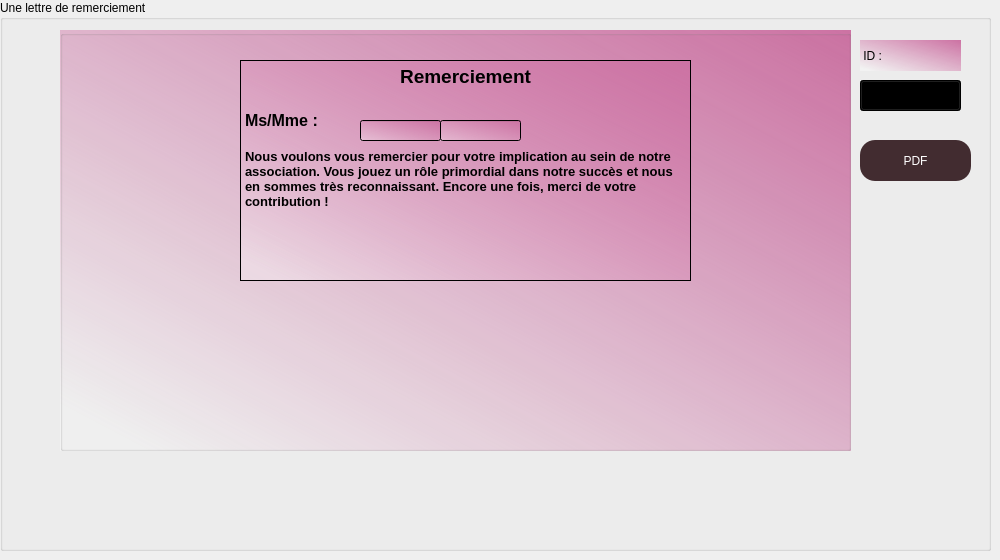
      <widget class="QWidget" name="lettre">
       <attribute name="title">
        <string>PDF</string>
       </attribute>
       <widget class="QLabel" name="label_15">
        <property name="geometry">
         <rect>
          <x>0</x>
          <y>0</y>
          <width>991</width>
          <height>551</height>
         </rect>
        </property>
        <property name="minimumSize">
         <size>
          <width>991</width>
          <height>551</height>
         </size>
        </property>
        <property name="text">
         <string/>
        </property>
        <property name="pixmap">
         <pixmap>../other(img)/Teal And Brown Illustrated World Charity Day Poster.png</pixmap>
        </property>
       </widget>
       <widget class="QGroupBox" name="groupBox_8">
        <property name="geometry">
         <rect>
          <x>0</x>
          <y>0</y>
          <width>991</width>
          <height>551</height>
         </rect>
        </property>
        <property name="minimumSize">
         <size>
          <width>991</width>
          <height>551</height>
         </size>
        </property>
        <property name="styleSheet">
         <string notr="true">font: 12pt &quot;Times New Roman&quot;;</string>
        </property>
        <property name="title">
         <string>Une lettre de remerciement</string>
        </property>
        <widget class="QPushButton" name="pushButton_13">
         <property name="geometry">
          <rect>
           <x>860</x>
           <y>140</y>
           <width>111</width>
           <height>41</height>
          </rect>
         </property>
         <property name="styleSheet">
          <string notr="true">#pushButton_13
{
font: 12pt &quot;Times New Roman&quot;;
background:#422c30;
color:white;
border-radius:15px;
}
#pushButton_13::hover
{
font: 12pt &quot;Times New Roman&quot;;
background:brown;
color:white;
border-radius:15px;
}</string>
         </property>
         <property name="text">
          <string>PDF</string>
         </property>
        </widget>
        <widget class="QComboBox" name="comboBox_4">
         <property name="geometry">
          <rect>
           <x>860</x>
           <y>80</y>
           <width>101</width>
           <height>31</height>
          </rect>
         </property>
         <property name="styleSheet">
          <string notr="true"> *{ background:qlineargradient(spread:pad, x1:0.058, y1:0.948864, x2:1, y2:0, stop:0 rgba(255, 255, 255, 74), stop:1 rgba(204, 114, 163, 255));
font: 12pt &quot;Times New Roman&quot;;}
</string>
         </property>
        </widget>
        <widget class="QLabel" name="label_27">
         <property name="geometry">
          <rect>
           <x>860</x>
           <y>40</y>
           <width>101</width>
           <height>31</height>
          </rect>
         </property>
         <property name="minimumSize">
          <size>
           <width>101</width>
           <height>31</height>
          </size>
         </property>
         <property name="layoutDirection">
          <enum>Qt::LeftToRight</enum>
         </property>
         <property name="styleSheet">
          <string notr="true"> *{ background:qlineargradient(spread:pad, x1:0.058, y1:0.948864, x2:1, y2:0, stop:0 rgba(255, 255, 255, 74), stop:1 rgba(204, 114, 163, 255)); 
	font: 12pt &quot;Times New Roman&quot;;
}</string>
         </property>
         <property name="text">
          <string> ID :</string>
         </property>
        </widget>
        <widget class="QGroupBox" name="groupBox_4">
         <property name="geometry">
          <rect>
           <x>60</x>
           <y>30</y>
           <width>791</width>
           <height>421</height>
          </rect>
         </property>
         <property name="styleSheet">
          <string notr="true"> *{ background:qlineargradient(spread:pad, x1:0.058, y1:0.948864, x2:1, y2:0, stop:0 rgba(255, 255, 255, 74), stop:1 rgba(204, 114, 163, 255));
font: 12pt &quot;Times New Roman&quot;;}</string>
         </property>
         <property name="title">
          <string/>
         </property>
         <widget class="QTextEdit" name="textEdit">
          <property name="geometry">
           <rect>
            <x>180</x>
            <y>30</y>
            <width>451</width>
            <height>221</height>
           </rect>
          </property>
          <property name="styleSheet">
           <string notr="true"> 
 *{ background:qlineargradient(spread:pad, x1:0.058, y1:0.948864, x2:1, y2:0, stop:0 rgba(255, 255, 255, 74), stop:1 rgba(204, 114, 163, 255));
font: 12pt &quot;Times New Roman&quot;;}
</string>
          </property>
          <property name="html">
           <string>&lt;!DOCTYPE HTML PUBLIC &quot;-//W3C//DTD HTML 4.0//EN&quot; &quot;http://www.w3.org/TR/REC-html40/strict.dtd&quot;&gt;
&lt;html&gt;&lt;head&gt;&lt;meta name=&quot;qrichtext&quot; content=&quot;1&quot; /&gt;&lt;style type=&quot;text/css&quot;&gt;
p, li { white-space: pre-wrap; }
&lt;/style&gt;&lt;/head&gt;&lt;body style=&quot; font-family:'Times New Roman'; font-size:12pt; font-weight:400; font-style:normal;&quot;&gt;
&lt;p align=&quot;center&quot; style=&quot; margin-top:0px; margin-bottom:0px; margin-left:0px; margin-right:0px; -qt-block-indent:0; text-indent:0px;&quot;&gt;&lt;span style=&quot; font-family:'MS Shell Dlg 2'; font-size:14pt; font-weight:600;&quot;&gt;Remerciement&lt;/span&gt;&lt;/p&gt;
&lt;p align=&quot;center&quot; style=&quot;-qt-paragraph-type:empty; margin-top:0px; margin-bottom:0px; margin-left:0px; margin-right:0px; -qt-block-indent:0; text-indent:0px; font-family:'MS Shell Dlg 2'; font-size:14pt; font-weight:600;&quot;&gt;&lt;br /&gt;&lt;/p&gt;
&lt;p style=&quot; margin-top:0px; margin-bottom:0px; margin-left:0px; margin-right:0px; -qt-block-indent:0; text-indent:0px;&quot;&gt;&lt;span style=&quot; font-weight:600;&quot;&gt;Ms/Mme : &lt;/span&gt;&lt;/p&gt;
&lt;p style=&quot;-qt-paragraph-type:empty; margin-top:0px; margin-bottom:0px; margin-left:0px; margin-right:0px; -qt-block-indent:0; text-indent:0px; font-weight:600;&quot;&gt;&lt;br /&gt;&lt;/p&gt;
&lt;p style=&quot; margin-top:0px; margin-bottom:0px; margin-left:0px; margin-right:0px; -qt-block-indent:0; text-indent:0px;&quot;&gt;&lt;span style=&quot; font-family:'MS Shell Dlg 2'; font-size:10pt; font-weight:600;&quot;&gt;Nous voulons vous remercier pour votre implication au sein de notre association. Vous jouez un rôle primordial dans notre succès et nous en sommes très reconnaissant. Encore une fois, merci de votre contribution !&lt;/span&gt;&lt;/p&gt;&lt;/body&gt;&lt;/html&gt;</string>
          </property>
         </widget>
         <widget class="QLineEdit" name="lineEdit_10">
          <property name="geometry">
           <rect>
            <x>300</x>
            <y>90</y>
            <width>81</width>
            <height>21</height>
           </rect>
          </property>
          <property name="styleSheet">
           <string notr="true"> *{ background:qlineargradient(spread:pad, x1:0.058, y1:0.948864, x2:1, y2:0, stop:0 rgba(255, 255, 255, 74), stop:1 rgba(204, 114, 163, 255));
font: 12pt &quot;Times New Roman&quot;;}</string>
          </property>
         </widget>
         <widget class="QLineEdit" name="lineEdit_5">
          <property name="geometry">
           <rect>
            <x>380</x>
            <y>90</y>
            <width>81</width>
            <height>21</height>
           </rect>
          </property>
          <property name="styleSheet">
           <string notr="true"> *{ background:qlineargradient(spread:pad, x1:0.058, y1:0.948864, x2:1, y2:0, stop:0 rgba(255, 255, 255, 74), stop:1 rgba(204, 114, 163, 255));
font: 12pt &quot;Times New Roman&quot;;}
  </string>
          </property>
         </widget>
        </widget>
       </widget>
      </widget>
